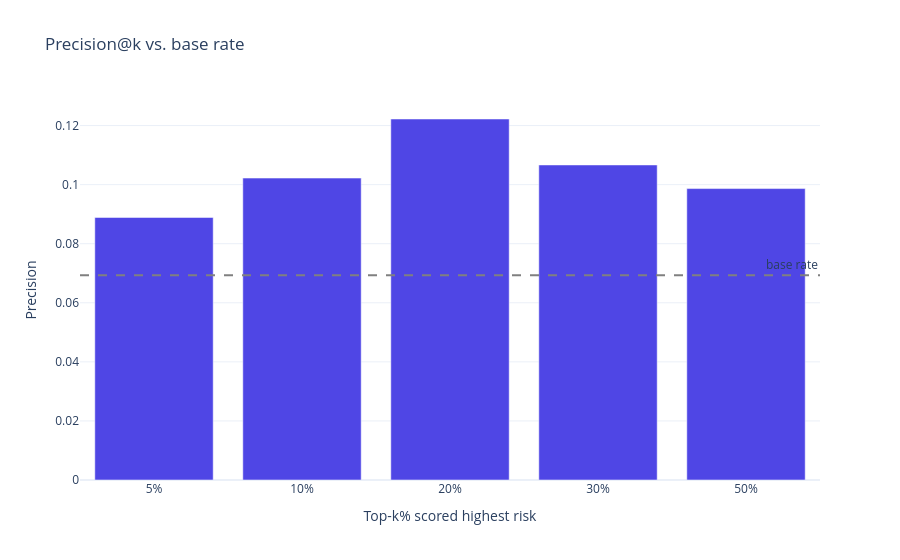

Notebook source saved alongside this figure:
### Markdown cell above
## 9. Precision@k

The metric a retention program actually cares about: *if we can only intervene on the riskiest k% of the workforce, how many of them were really going to quit?* (see `ml/train.py::precision_at_k`).

### Code cell
ks = [0.05, 0.10, 0.20, 0.30, 0.50]
prec_at_k = [precision_at_k(y_true, proba, k) for k in ks]
fig = px.bar(
    x=[f'{int(k*100)}%' for k in ks], y=prec_at_k,
    labels={'x': 'Top-k% scored highest risk', 'y': 'Precision'},
    title='Precision@k vs. base rate', template='plotly_white',
)
fig.update_traces(marker_color='#4f46e5')
fig.add_hline(y=metrics['base_rate'], line_dash='dash', line_color='gray', annotation_text='base rate')
fig.show()

### Figure 1 — Plotly figure (JSON) as saved in the notebook; plotly's stock layout.template omitted (floating-point values rounded to 4 significant figures)
{"data": [{"hovertemplate": "Top-k% scored highest risk=%{x}<br>Precision=%{y}<extra></extra>", "legendgroup": "", "marker": {"color": "#4f46e5", "pattern": {"shape": ""}}, "name": "", "orientation": "v", "showlegend": false, "textposition": "auto", "type": "bar", "x": ["5%", "10%", "20%", "30%", "50%"], "xaxis": "x", "y": [0.08889, 0.1022, 0.1222, 0.1067, 0.09867], "yaxis": "y"}], "layout": {"annotations": [{"showarrow": false, "text": "base rate", "x": 1, "xanchor": "right", "xref": "x domain", "y": 0.06933, "yanchor": "bottom", "yref": "y"}], "barmode": "relative", "legend": {"tracegroupgap": 0}, "shapes": [{"line": {"color": "gray", "dash": "dash"}, "type": "line", "x0": 0, "x1": 1, "xref": "x domain", "y0": 0.06933, "y1": 0.06933, "yref": "y"}], "title": {"text": "Precision@k vs. base rate"}, "xaxis": {"anchor": "y", "domain": [0.0, 1.0], "title": {"text": "Top-k% scored highest risk"}}, "yaxis": {"anchor": "x", "domain": [0.0, 1.0], "title": {"text": "Precision"}}}}
